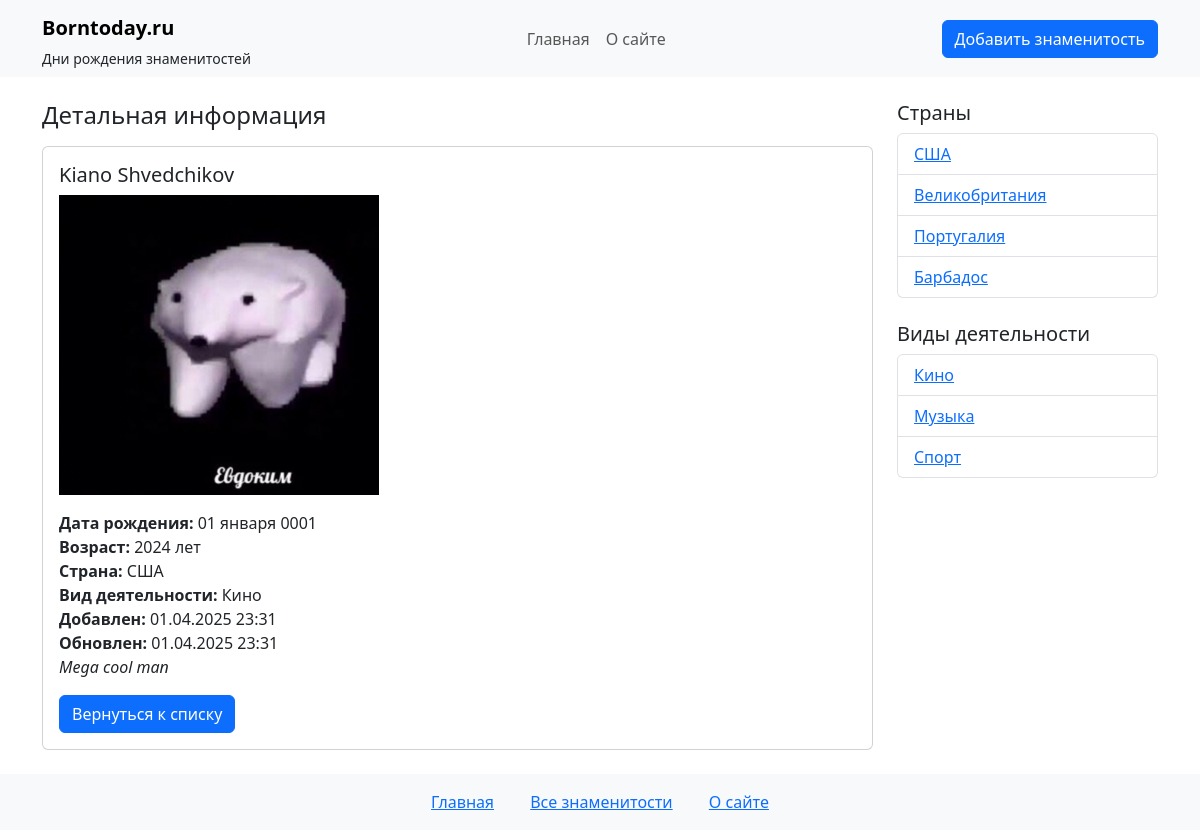
Screenshot of /person/kiano-shvedchikov/ with the database file from the repository.
### star/models.py (models this page shows, shortened)
class Star(models.Model):
    name = models.CharField(max_length=100, verbose_name="Имя")
    slug = models.SlugField(max_length=255, unique=True, db_index=True, verbose_name="URL")
    country = models.ForeignKey(Country, on_delete=models.CASCADE, related_name='stars', verbose_name="Страна")
    categories = models.ManyToManyField(Category, related_name='stars', verbose_name="Категории")
    birth_date = models.DateField(verbose_name="Дата рождения")
    content = models.TextField(verbose_name="Описание")
    photo = models.ImageField(upload_to='photos/%Y/%m/%d/', blank=True, null=True, verbose_name="Фотография")
    is_published = models.BooleanField(default=True, verbose_name="Опубликовано")
    time_create = models.DateTimeField(auto_now_add=True, verbose_name="Время создания")
    time_update = models.DateTimeField(auto_now=True, verbose_name="Время изменения")
    def get_age(self):
        today = date.today()
        age = today.year - self.birth_date.year
        if (today.month, today.day) < (self.birth_date.month, self.birth_date.day):
            age -= 1
        return age
    class Meta:
        verbose_name = 'Знаменитость'
        verbose_name_plural = 'Знаменитости'
        ordering = ['-time_create']  # Сортировка по убыванию времени создания
        indexes = [
            models.Index(fields=['-time_create']),  # Индекс для повышения производительности
        ]

class Country(models.Model):
   name = models.CharField(max_length=100)  # Название страны
   slug = models.SlugField(max_length=255, blank=True, unique=False, db_index=True, verbose_name="URL")
   class Meta:
       verbose_name = 'Страна'
       verbose_name_plural = 'Страны'

class Category(models.Model):
    title = models.CharField(max_length=100)  # Название категории
    slug = models.SlugField(max_length=255, blank=True, db_index=True, verbose_name="URL")
    class Meta:
        verbose_name = 'Категория'
        verbose_name_plural = 'Категории'

### star/views.py (the view)
# urls.py: path('person/<slug:slug>/', views.star_detail, name='star_detail'), # Детальная страница по slug
def star_detail(request, slug):
    star = get_object_or_404(Star, slug=slug, is_published=True)
    countries = Country.objects.all()
    categories = Category.objects.all()
    context = {
        'star': star,
        'star_countries': countries,
        'star_categories': categories,
    }
    return render(request, 'star/star-detail.html', context)

### star/templates/star/star-detail.html (shortened to what this page needs)
{% extends 'star/base.html' %}
{% block content %}
<h4 class="mb-3">Детальная информация</h4>
<div class="card">
  <div class="card-body">
    <h5 class="card-title">{{ star.name }}</h5>
    {% if star.photo %}
      <img src="{{ star.photo.url }}" alt="{{ star.name }}" class="img-fluid mb-3" style="max-height: 300px;">
    {% endif %}
    <p class="card-text">
      <strong>Дата рождения:</strong> {{ star.birth_date|date:"d E Y" }}<br>
      <strong>Возраст:</strong> {{ star.get_age }} лет<br>
      <strong>Страна:</strong> {{ star.country.name }}<br>
      <strong>Вид деятельности:</strong>
      {% for category in star.categories.all %}
        {{ category.title }}{% if not forloop.last %}, {% endif %}
      {% endfor %}<br>
      <strong>Добавлен:</strong> {{ star.time_create|date:"d.m.Y H:i" }}<br>
      <strong>Обновлен:</strong> {{ star.time_update|date:"d.m.Y H:i" }}<br>
      <em>{{ star.content }}</em>
    </p>
    <a href="{% url 'star_index' %}" class="btn btn-primary">Вернуться к списку</a>
  </div>
</div>
{% endblock %}

### star/templates/star/base.html (shortened to what this page needs)
<!DOCTYPE html>
<html lang="ru">
<head>
  <link rel="stylesheet" href="https://cdn.jsdelivr.net/npm/bootstrap@5.3.0/dist/css/bootstrap.min.css">
</head>
<body>
{% include 'star/header.html' %}
<main class="container my-4">
  <div class="row">
    <div class="col-md-9">
      {% block content %}{% endblock %}
    </div>
    {% include 'star/sidebar.html' %}
  </div>
</main>
{% include 'star/footer.html' %}
</body>
</html>

### star/templates/star/header.html (shortened to what this page needs)
<nav class="navbar navbar-expand-lg navbar-light bg-light">
  <div class="container">
    <div class="d-flex flex-column">
      <a class="navbar-brand fw-bold" href="{% url 'star_index' %}">Borntoday.ru</a>
      <span class="small">Дни рождения знаменитостей</span>
    </div>
    <div class="collapse navbar-collapse justify-content-center" id="mainMenu">
      <ul class="navbar-nav">
        <li class="nav-item">
          <a class="nav-link" href="{% url 'star_index' %}">Главная</a>
        </li>
        <li class="nav-item">
          <a class="nav-link" href="{% url 'about' %}">О сайте</a>
        </li>
      </ul>
    </div>
    <div>
      <a href="{% url 'add_star' %}" class="btn btn-primary">Добавить знаменитость</a>
    </div>
  </div>
</nav>

### star/templates/star/sidebar.html
<div class="col-md-3">
 <h5>Страны</h5>
 <ul class="list-group mb-4">
   {% for country in star_countries %}
   <li class="list-group-item">
     <a href="{% url 'stars_by_country' country.slug %}">{{country.name}}</a>
   </li>
   {% endfor %}
 </ul>
 <h5>Виды деятельности</h5>
 <ul class="list-group">
   {% for cat in star_categories %}
   <li class="list-group-item">
     <a href="{% url 'stars_by_category' cat.slug %}">{{ cat.title }}</a>
   </li>
   {% endfor %}
 </ul>
</div>

### star/templates/star/footer.html
<footer class="bg-light py-3 mt-4">
  <div class="container">
    <div class="row">
      <div class="col text-center">
        <a href="{% url 'star_index' %}" class="mx-3">Главная</a>
        <a href="{% url 'star_index' %}" class="mx-3">Все знаменитости</a>
        <a href="{% url 'about' %}" class="mx-3">О сайте</a>
      </div>
    </div>
  </div>
</footer>

### rows the page displays
Star: name "Kiano Shvedchikov", photo (picture), birth_date "01 января 0001", get_age "2024", country.name "США", time_create "01.04.2025 23:31", time_update "01.04.2025 23:31", content "Mega cool man"
Category: title "Кино"
Country: name "США"
Country: name "Великобритания"
Country: name "Португалия"
Country: name "Барбадос"
Category: title "Музыка"
Category: title "Спорт"
